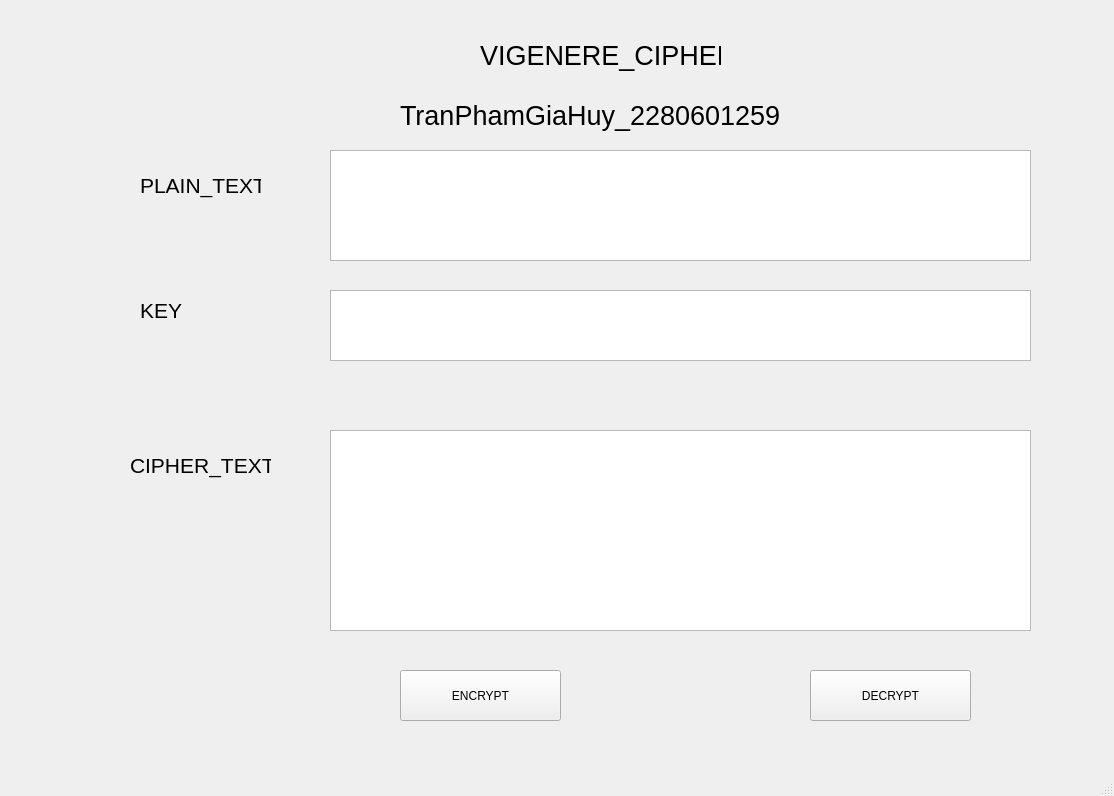
<?xml version="1.0" encoding="UTF-8"?>
<ui version="4.0">
 <class>MainWindow</class>
 <widget class="QMainWindow" name="MainWindow">
  <property name="geometry">
   <rect>
    <x>0</x>
    <y>0</y>
    <width>1114</width>
    <height>796</height>
   </rect>
  </property>
  <property name="windowTitle">
   <string>MainWindow</string>
  </property>
  <widget class="QWidget" name="centralwidget">
   <widget class="QLabel" name="label_2">
    <property name="geometry">
     <rect>
      <x>400</x>
      <y>80</y>
      <width>401</width>
      <height>71</height>
     </rect>
    </property>
    <property name="font">
     <font>
      <pointsize>20</pointsize>
     </font>
    </property>
    <property name="text">
     <string>TranPhamGiaHuy_2280601259</string>
    </property>
   </widget>
   <widget class="QLabel" name="label">
    <property name="geometry">
     <rect>
      <x>480</x>
      <y>20</y>
      <width>241</width>
      <height>71</height>
     </rect>
    </property>
    <property name="font">
     <font>
      <pointsize>20</pointsize>
     </font>
    </property>
    <property name="text">
     <string>VIGENERE_CIPHER</string>
    </property>
   </widget>
   <widget class="QPushButton" name="pushButton_2">
    <property name="geometry">
     <rect>
      <x>810</x>
      <y>670</y>
      <width>161</width>
      <height>51</height>
     </rect>
    </property>
    <property name="text">
     <string>DECRYPT</string>
    </property>
   </widget>
   <widget class="QLabel" name="label_5">
    <property name="geometry">
     <rect>
      <x>130</x>
      <y>440</y>
      <width>141</width>
      <height>51</height>
     </rect>
    </property>
    <property name="font">
     <font>
      <pointsize>16</pointsize>
     </font>
    </property>
    <property name="text">
     <string>CIPHER_TEXT</string>
    </property>
   </widget>
   <widget class="QLabel" name="label_3">
    <property name="geometry">
     <rect>
      <x>140</x>
      <y>160</y>
      <width>121</width>
      <height>51</height>
     </rect>
    </property>
    <property name="font">
     <font>
      <pointsize>16</pointsize>
     </font>
    </property>
    <property name="text">
     <string>PLAIN_TEXT</string>
    </property>
   </widget>
   <widget class="QPlainTextEdit" name="plainTextEdit">
    <property name="geometry">
     <rect>
      <x>330</x>
      <y>150</y>
      <width>701</width>
      <height>111</height>
     </rect>
    </property>
   </widget>
   <widget class="QTextEdit" name="textEdit_2">
    <property name="geometry">
     <rect>
      <x>330</x>
      <y>430</y>
      <width>701</width>
      <height>201</height>
     </rect>
    </property>
   </widget>
   <widget class="QPushButton" name="pushButton">
    <property name="geometry">
     <rect>
      <x>400</x>
      <y>670</y>
      <width>161</width>
      <height>51</height>
     </rect>
    </property>
    <property name="text">
     <string>ENCRYPT</string>
    </property>
   </widget>
   <widget class="QLabel" name="label_4">
    <property name="geometry">
     <rect>
      <x>140</x>
      <y>300</y>
      <width>51</width>
      <height>21</height>
     </rect>
    </property>
    <property name="font">
     <font>
      <pointsize>16</pointsize>
     </font>
    </property>
    <property name="text">
     <string>KEY</string>
    </property>
   </widget>
   <widget class="QTextEdit" name="textEdit">
    <property name="geometry">
     <rect>
      <x>330</x>
      <y>290</y>
      <width>701</width>
      <height>71</height>
     </rect>
    </property>
   </widget>
  </widget>
  <widget class="QMenuBar" name="menubar">
   <property name="geometry">
    <rect>
     <x>0</x>
     <y>0</y>
     <width>1114</width>
     <height>21</height>
    </rect>
   </property>
  </widget>
  <widget class="QStatusBar" name="statusbar"/>
 </widget>
 <resources/>
 <connections/>
</ui>
